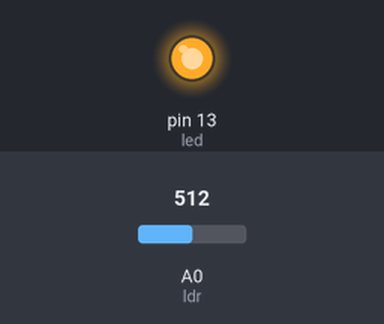
Bench run of a sketch on a simulated Arduino Uno, built with avr-gcc and run on an emulated ATmega328P. Shown: output pins drawn as LEDs (lit = HIGH). Inputs (shaded band) come from the test bench; at power-on: A0 (ldr) = 512. No radio packets arrive unless stated.

Above: at 1.2 s.
1.3 s: A0 (ldr) set to 791
2.8 s: A0 (ldr) set to 808
At 3.3 s:
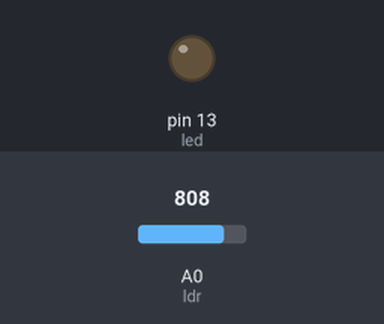
4.3 s: A0 (ldr) set to 790
At 5.6 s:
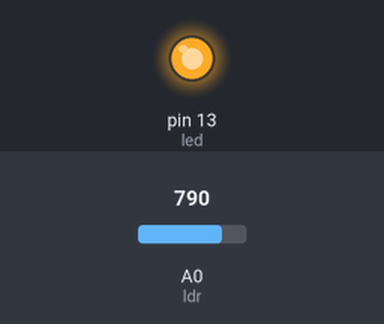
5.9 s: A0 (ldr) set to 810
At 6.7 s:
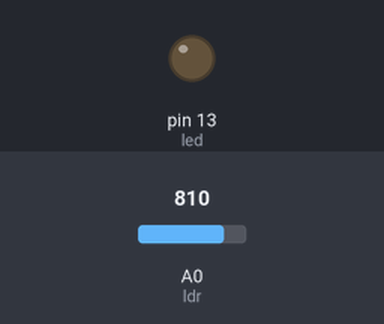
Timing chart, 0 to 8.4 s (numbered marks = the images above; inputs shaded):
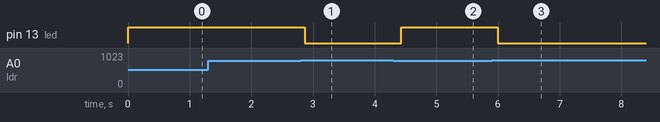

The sketch:

helmet_transmitter.ino
```cpp
#include <RH_ASK.h>
#include <SPI.h>

RH_ASK driver;
int ldr = A0;
int led = 13;
void setup() {
  Serial.begin(9600);
  driver.init();
  pinMode(led, OUTPUT);
  digitalWrite(13, HIGH);
}

void loop() {
  int value = analogRead(ldr);
  const char *msg;
  if (value < 800) {
    msg = "1";
    digitalWrite(led, HIGH);
  } else {
    msg = "0";
    digitalWrite(led, LOW);
  }

  driver.send((uint8_t *)msg, strlen(msg));
  driver.waitPacketSent();
  delay(200);
}
```

Measured:
- the behaviour switches between 799 and 800 on A0 (ldr) (found by bisection; images 0 and 1)
- after the input at 1.3 s, every drawn part: stays the same
- after the input at 2.8 s, pin 13 (led): HIGH → LOW after 0.07 s
- after the input at 4.3 s, pin 13 (led): LOW → HIGH after 0.13 s
- after the input at 5.9 s, pin 13 (led): HIGH → LOW after 0.09 s
